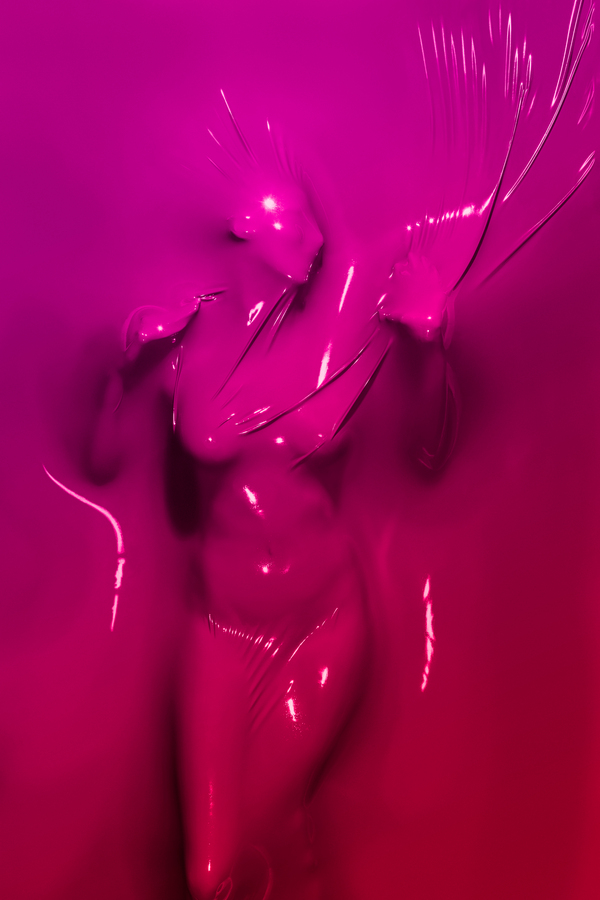
#> input picture 4.computer version/images/m_1342505545217.jpg, 600 x 900 px, found by its file name
$ python gaussian.py
#> lines starting #> are read from the running program, lines starting #| are printed output that depends on the picture
import numpy as np
import cv2

image = cv2.imread("D:\\GitHub\\tensorflow_from_my_notebook\\4.computer version\\images\\m_1342505545217.jpg")
#> image is the input picture: shape (900, 600, 3); mean B, G, R 86.9, 1.5, 159.4
cv2.imshow("Original",image)
cv2.waitKey(0)

#高斯滤波
blurred = np.hstack([cv2.GaussianBlur(image,(3,3),0),
                     cv2.GaussianBlur(image, (5, 5), 0),
                     cv2.GaussianBlur(image, (7, 7), 0),
cv2.GaussianBlur(image,(9,9),0)
                     ])
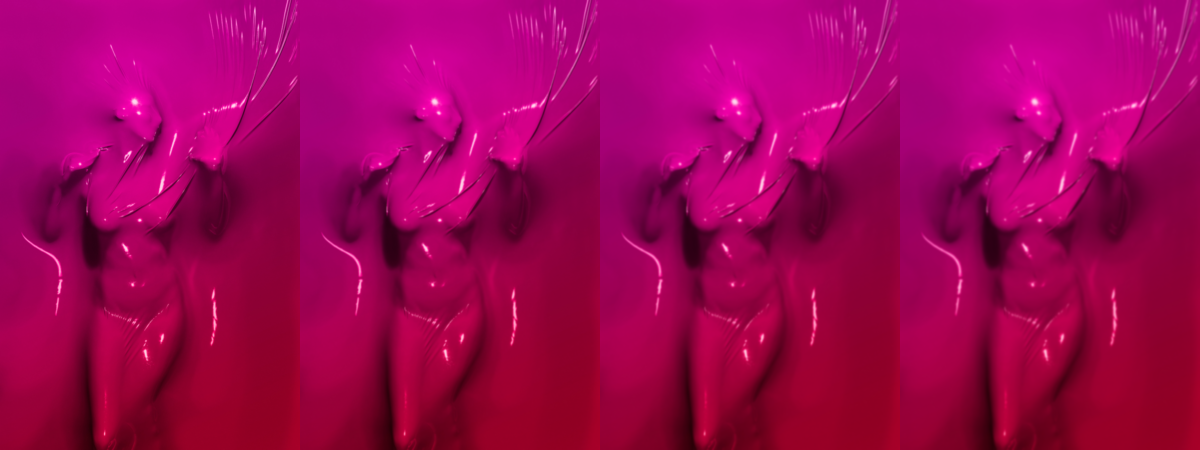
#> blurred: shape (900, 2400, 3) (shown at 1/2 size); mean B, G, R 86.9, 1.4, 159.4
cv2.imshow("Gaussian",blurred)
cv2.waitKey(0)

$ run again, with 4.computer version/images/yubowen.jpg copied over 4.computer version/images/m_1342505545217.jpg
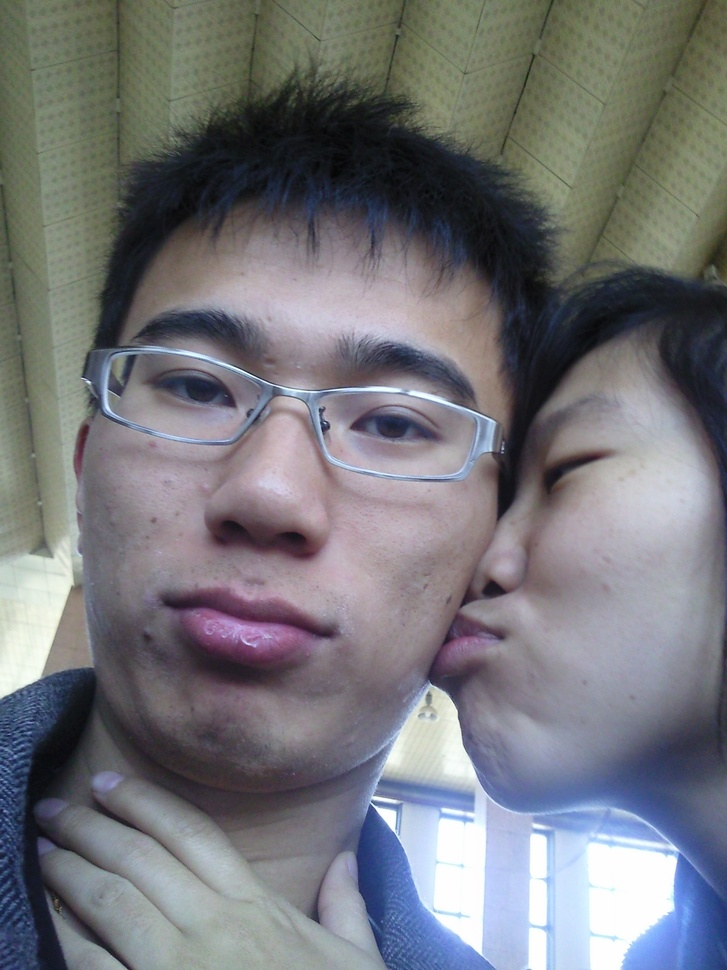
#> input picture 4.computer version/images/yubowen.jpg, 727 x 970 px, shrunk from 1200 x 1600 before the run, found by its file name
#> image is the input picture: shape (970, 727, 3); mean B, G, R 121.6, 117.4, 116.6
#> `blurred = np.hstack([cv2.GaussianBlur(image,(3,3),0), cv2.GaussianBlur..`:
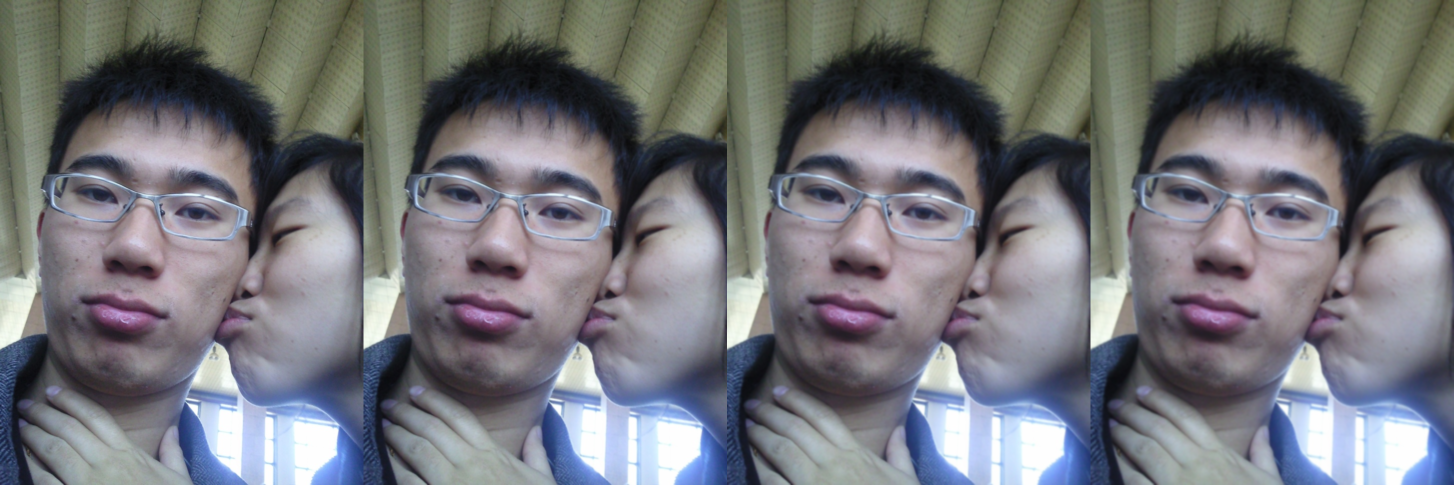
#> blurred: shape (970, 2908, 3) (shown at 1/2 size); mean B, G, R 121.6, 117.4, 116.6
